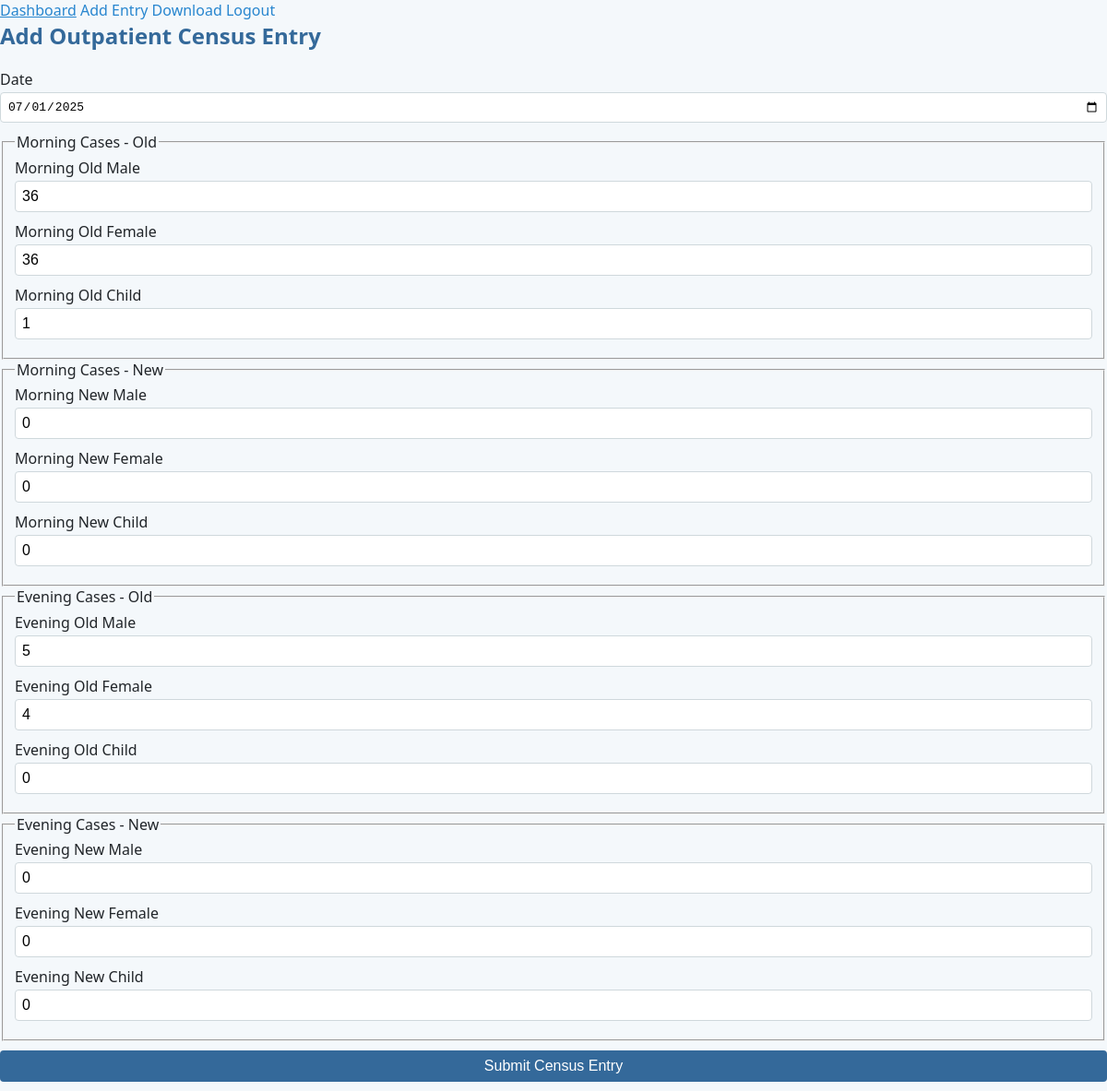
Page /edit/1 (signed in) on the committed database.
### models.py (models this page shows)
class CensusEntry(db.Model):
    id = db.Column(db.Integer, primary_key=True)
    entry_date = db.Column(db.Date, nullable=False)  # unique=True removed here!
    m_old_male = db.Column(db.Integer)
    m_old_female = db.Column(db.Integer)
    m_old_child = db.Column(db.Integer)
    m_new_male = db.Column(db.Integer)
    m_new_female = db.Column(db.Integer)
    m_new_child = db.Column(db.Integer)
    e_old_male = db.Column(db.Integer)
    e_old_female = db.Column(db.Integer)
    e_old_child = db.Column(db.Integer)
    e_new_male = db.Column(db.Integer)
    e_new_female = db.Column(db.Integer)
    e_new_child = db.Column(db.Integer)
    user_id = db.Column(db.Integer, db.ForeignKey('user.id'), nullable=False)  # <-- add this

### app.py (the view, shortened to what this page needs)
@app.route('/edit/<int:entry_id>', methods=['GET', 'POST'])
@login_required
def edit_entry(entry_id):
    entry = CensusEntry.query.filter_by(id=entry_id, user_id=current_user.id).first_or_404()
    form = CensusForm(obj=entry)
    return render_template('edit_entry.html', form=form, entry=entry)

### app.py (called while the page is built)
@login_manager.user_loader
def load_user(user_id):
    return User.query.get(int(user_id))

### templates/edit_entry.html (shortened to what this page needs)
<!DOCTYPE html>
<html lang="en">
<head>
    <link rel="stylesheet" href="{{ url_for('static', filename='style.css') }}">
</head>
{% extends "base.html" %}
{% block content %}
  <div class="page">
    <h2>Add Outpatient Census Entry</h2>
    <form method="POST">
      <div>
        {{ form.entry_date.label }}<br>
        {{ form.entry_date() }}
      </div>
      <fieldset>
        <legend>Morning Cases - Old</legend>
        {{ form.m_old_male.label }} {{ form.m_old_male(size=3) }}
        {{ form.m_old_female.label }} {{ form.m_old_female(size=3) }}
        {{ form.m_old_child.label }} {{ form.m_old_child(size=3) }}
      </fieldset>
      <fieldset>
        <legend>Morning Cases - New</legend>
        {{ form.m_new_male.label }} {{ form.m_new_male(size=3) }}
        {{ form.m_new_female.label }} {{ form.m_new_female(size=3) }}
        {{ form.m_new_child.label }} {{ form.m_new_child(size=3) }}
      </fieldset>
      <fieldset>
        <legend>Evening Cases - Old</legend>
        {{ form.e_old_male.label }} {{ form.e_old_male(size=3) }}
        {{ form.e_old_female.label }} {{ form.e_old_female(size=3) }}
        {{ form.e_old_child.label }} {{ form.e_old_child(size=3) }}
      </fieldset>
      <fieldset>
        <legend>Evening Cases - New</legend>
        {{ form.e_new_male.label }} {{ form.e_new_male(size=3) }}
        {{ form.e_new_female.label }} {{ form.e_new_female(size=3) }}
        {{ form.e_new_child.label }} {{ form.e_new_child(size=3) }}
      </fieldset>
      <div>
        {{ form.submit(class="btn btn-primary") }}
      </div>
    </form>
  </div>
{% endblock %}

### static/style.css (style rules this page uses)
h1, h2 { font-weight: 600; color: #34699a; margin-top: 0; }
button, input[type="submit"], .btn { background: #34699a; color: #fff; border: none; padding: 8px 20px; border-radius: 4px; font-size: 1em; font-weight: 500; cursor: pointer; margin-top: 10px; margin-bottom: 10px; transition: background .15s; }
form label { font-weight: 500; }
form input, form select { padding: 7px; font-size: 1em; border: 1px solid #cfd8dc; border-radius: 4px; margin-bottom: 10px; transition: border .15s; width: 100%; box-sizing: border-box; margin-top: 3px; }

### rows in the picture
CensusEntry: entry_date "07/01/2025", m_old_male "36", m_old_female "36", m_old_child "1", m_new_male "0", m_new_female "0", m_new_child "0", e_old_male "5", e_old_female "4", e_old_child "0", e_new_male "0", e_new_female "0", e_new_child "0"
